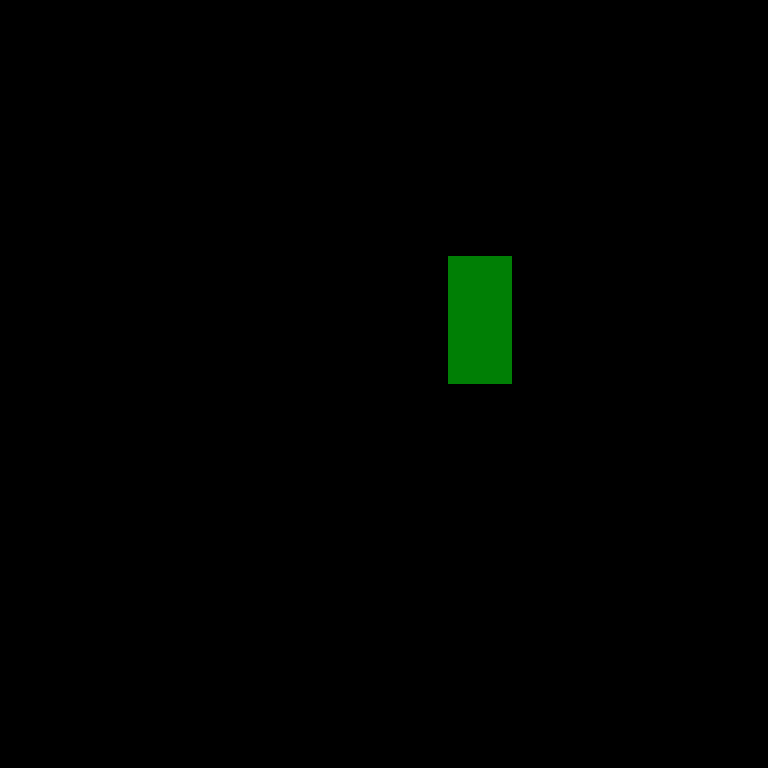

Tiled map render using the project's own tile images. Description and the map definition, with tile-layer contents summarised, below:
An orthogonal 12x12 tile map with 64x64 px tiles, 2 tile layers (Platforms, Coins), 2 tilesets.

<map version="1.5" tiledversion="1.6.0" orientation="orthogonal" renderorder="right-down" width="12" height="12" tilewidth="64" tileheight="64" infinite="0" nextlayerid="3" nextobjectid="1">
 <tileset firstgid="1" source="block.tsx" />
 <tileset firstgid="2" source="door.tsx" />
 <layer id="1" name="Platforms" width="12" height="12">
  <data>[144 cells, 54 non-empty, 1 distinct tile ids]</data>
 </layer>
 <layer id="2" name="Coins" width="12" height="12">
  <data>[144 cells, 2 non-empty, 1 distinct tile ids]</data>
 </layer>
</map>
